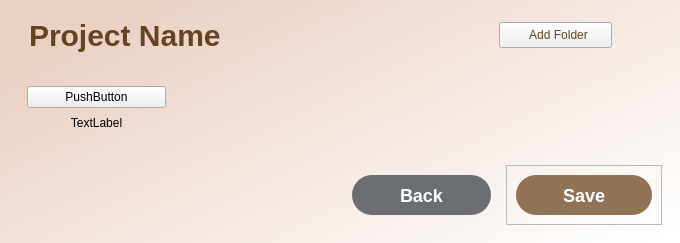
<?xml version="1.0" encoding="UTF-8"?>
<ui version="4.0">
 <class>MainWindow</class>
 <widget class="QMainWindow" name="MainWindow">
  <property name="geometry">
   <rect>
    <x>0</x>
    <y>0</y>
    <width>680</width>
    <height>243</height>
   </rect>
  </property>
  <property name="windowTitle">
   <string>MainWindow</string>
  </property>
  <property name="styleSheet">
   <string notr="true">#MainWindow{
background-color: qlineargradient(spread:pad, x1:0.045, y1:0.261, x2:0.988636, y2:0.955, stop:0 rgba(235, 209, 196, 255), stop:1 rgba(255, 255, 255, 255));
width: fit-content;
heigth: fit-content;
block-size: fit-content;
} </string>
  </property>
  <widget class="QWidget" name="centralwidget">
   <property name="styleSheet">
    <string notr="true">#centralwidget{
background-color: qlineargradient(spread:pad, x1:0.045, y1:0.261, x2:0.988636, y2:0.955, stop:0 rgba(235, 209, 196, 255), stop:1 rgba(255, 255, 255, 255));
width: fit-content;
heigth: fit-content;
block-size: fit-content;
} </string>
   </property>
   <layout class="QVBoxLayout" name="verticalLayout">
    <item>
     <widget class="QWidget" name="widget" native="true">
      <layout class="QHBoxLayout" name="horizontalLayout_4">
       <property name="leftMargin">
        <number>20</number>
       </property>
       <item>
        <widget class="QLabel" name="project_name_lbl">
         <property name="styleSheet">
          <string notr="true">#project_name_lbl {
font: 700 9pt &quot;Franklin Gothic Medium&quot;;
position: absolute;
width: 50px;
height: 50px;
left: 143px;
top: 236px;
font-family: 'Franklin Gothic Medium';
font-style: normal;
font-weight: 600;
font-size: 30px;
line-height: 42px;
text-align: center;
color: #664323;
}</string>
         </property>
         <property name="text">
          <string>Project Name</string>
         </property>
        </widget>
       </item>
       <item>
        <widget class="QPushButton" name="addfolder_icon">
         <property name="styleSheet">
          <string notr="true">#addfolder_icon{
padding:5px;
color:#664323;
font: 700 9pt &quot;Inter&quot;;
margin-left:150px;
margin-right:50px;
}</string>
         </property>
         <property name="text">
          <string>  Add Folder</string>
         </property>
         <property name="icon">
          <iconset resource="images/images.qrc">
           <normaloff>:/images/add_folder.png</normaloff>:/images/add_folder.png</iconset>
         </property>
         <property name="iconSize">
          <size>
           <width>20</width>
           <height>20</height>
          </size>
         </property>
        </widget>
       </item>
      </layout>
     </widget>
    </item>
    <item>
     <widget class="QWidget" name="widget_3" native="true">
      <property name="sizePolicy">
       <sizepolicy hsizetype="Preferred" vsizetype="Preferred">
        <horstretch>20</horstretch>
        <verstretch>10</verstretch>
       </sizepolicy>
      </property>
      <layout class="QHBoxLayout" name="horizontalLayout">
       <item>
        <widget class="QWidget" name="widget_10" native="true">
         <layout class="QVBoxLayout" name="verticalLayout_2">
          <item>
           <widget class="QPushButton" name="pushButton">
            <property name="text">
             <string>PushButton</string>
            </property>
           </widget>
          </item>
          <item>
           <widget class="QLabel" name="label">
            <property name="text">
             <string>TextLabel</string>
            </property>
            <property name="alignment">
             <set>Qt::AlignCenter</set>
            </property>
           </widget>
          </item>
         </layout>
        </widget>
       </item>
       <item>
        <widget class="QWidget" name="widget_9" native="true"/>
       </item>
       <item>
        <widget class="QWidget" name="widget_8" native="true"/>
       </item>
       <item>
        <widget class="QWidget" name="widget_7" native="true"/>
       </item>
      </layout>
     </widget>
    </item>
    <item>
     <widget class="QWidget" name="widget_2" native="true">
      <layout class="QHBoxLayout" name="horizontalLayout_2">
       <item>
        <widget class="QWidget" name="widget_6" native="true"/>
       </item>
       <item>
        <widget class="QWidget" name="widget_4" native="true"/>
       </item>
       <item>
        <widget class="QWidget" name="widget_5" native="true">
         <layout class="QHBoxLayout" name="horizontalLayout_5">
          <item>
           <widget class="QPushButton" name="back_2">
            <property name="styleSheet">
             <string notr="true">#back_2{
height:40px;
font-weight:bold;
font-size:18px;
color:white;
background-color:#6A6E72;
border-top-left-radius :20px;
border-top-right-radius : 20px; 
border-bottom-left-radius : 20px; 
border-bottom-right-radius : 20px;
}
#back_2:hover{
color:#6A6E72;
border :2px solid #6A6E72;
background-color: rgb(255, 255, 255);
}
</string>
            </property>
            <property name="text">
             <string>Back</string>
            </property>
            <property name="flat">
             <bool>false</bool>
            </property>
           </widget>
          </item>
         </layout>
        </widget>
       </item>
       <item>
        <widget class="QFrame" name="frame">
         <property name="frameShape">
          <enum>QFrame::StyledPanel</enum>
         </property>
         <property name="frameShadow">
          <enum>QFrame::Raised</enum>
         </property>
         <layout class="QHBoxLayout" name="horizontalLayout_3">
          <property name="leftMargin">
           <number>9</number>
          </property>
          <property name="rightMargin">
           <number>9</number>
          </property>
          <item>
           <widget class="QPushButton" name="back">
            <property name="styleSheet">
             <string notr="true">#back{
height:40px;
font-weight:bold;
font-size:18px;
color:white;
background-color: rgb(144, 115, 87);
border-top-left-radius :20px;
border-top-right-radius : 20px; 
border-bottom-left-radius : 20px; 
border-bottom-right-radius : 20px;
}
#back:hover{
color:rgb(144, 115, 87);
border :2px solid rgb(144, 115, 87);
background-color: rgb(255, 255, 255);
}
</string>
            </property>
            <property name="text">
             <string>Save</string>
            </property>
            <property name="flat">
             <bool>false</bool>
            </property>
           </widget>
          </item>
         </layout>
        </widget>
       </item>
      </layout>
     </widget>
    </item>
   </layout>
  </widget>
 </widget>
 <resources>
  <include location="images/images.qrc"/>
 </resources>
 <connections/>
</ui>
